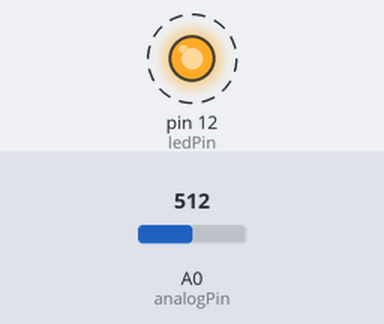
Bench run of a sketch on a simulated Arduino Uno, built with avr-gcc and run on an emulated ATmega328P. Shown: output pins drawn as LEDs (lit = HIGH). Dashed ring = blinking. Inputs (shaded band) come from the test bench; at power-on: A0 (analogPin) = 512.

Above: at 1.3 s.
1.4 s: A0 (analogPin) set to 900
At 1.54 s:
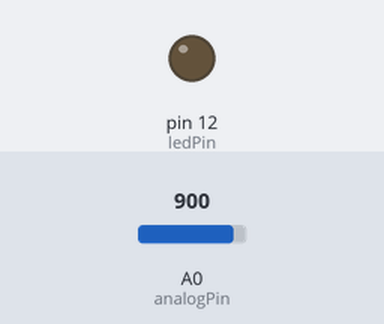
At 2.03 s:
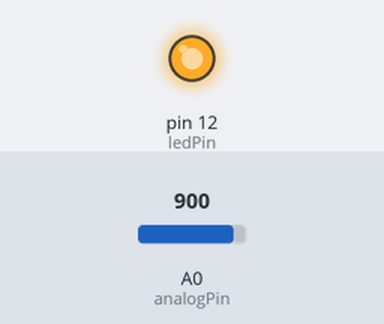
4.6 s: A0 (analogPin) set to 1023
Timing chart, 0 to 58.6 s (numbered marks = the images above; inputs shaded):
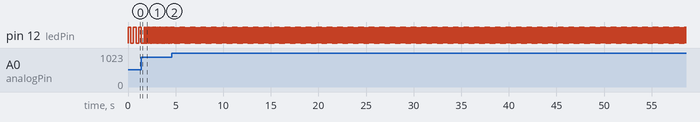

Measured:
- after the input at 4.6 s, pin 12 (ledPin): alternates HIGH for 0.03 s and LOW for 0.03 s, starting at once
- by itself, pin 12 (ledPin): repeats every 0.17 s: HIGH 0.09 s, LOW 0.09 s

The sketch:

Project_06_strobe_light.ino
```cpp
// Listing. Project 6.
int ledPin = 12;
int analogPin = 0;

void setup()
{
  pinMode(ledPin, OUTPUT);
}

void loop()
{
  int period = (1023 - analogRead(analogPin)) / 2 + 25;
  digitalWrite(ledPin, HIGH);
  delay(period);
  digitalWrite(ledPin, LOW);
  delay(period);
}
```
